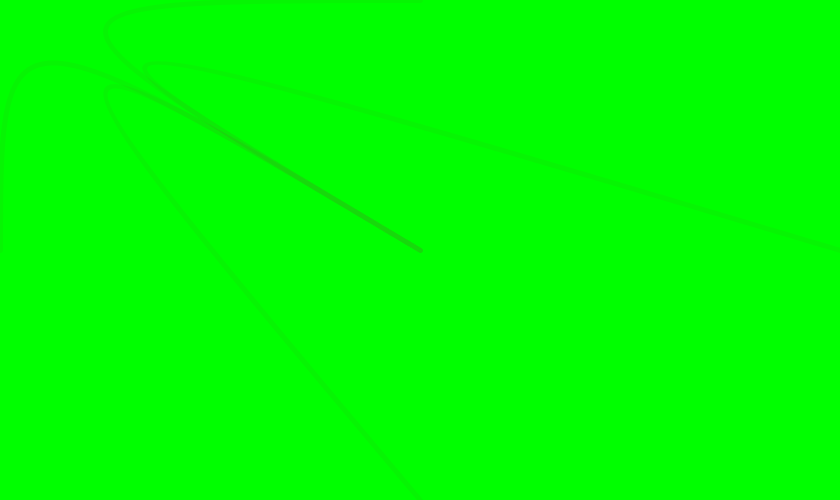
Frame 1 (no input)
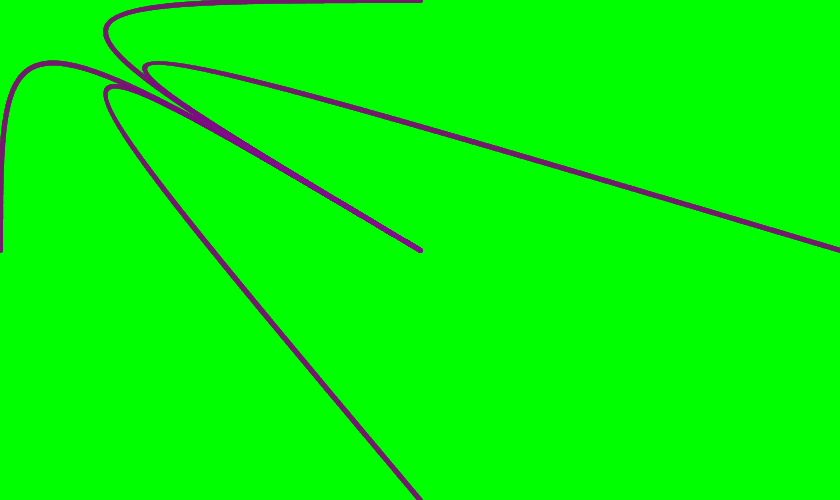
Frame 60 (the mouse pressed at the canvas centre just before this capture)
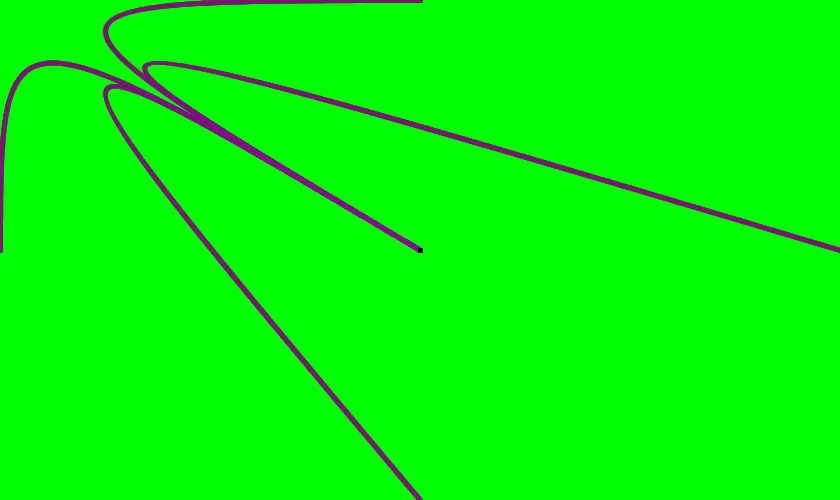
Frame 120 (the mouse held since frame 60 and released just before this capture)

The Processing sketch that drew these frames (run headless with seeded random() and noise(); from frame 60 on, the mouse is pressed at the canvas centre):

// Processing sketch: processing_61990
// ── processing_61990.pde

void setup(){
size(840,500);
background(0,255,0);
smooth();
frameRate(60);
 }
   
void draw(){
if (mousePressed) {
  stroke(0,0,0,60);
  strokeWeight(5);
  line (width/2, height/2, mouseX, mouseY);
   
    
}
else{
 noFill();
  stroke(random(255),0,random(255),10);
  strokeWeight(5);
  bezier(0, 250, mouseX,mouseY,mouseX,mouseY,width/2, height/2);
  bezier(840, 250, mouseX,mouseY,mouseX,mouseY,width/2, height/2);
   bezier(420, 0, mouseX,mouseY,mouseX,mouseY,width/2, height/2);
  bezier(420, 500, mouseX,mouseY,mouseX,mouseY,width/2, height/2);
}
}  
